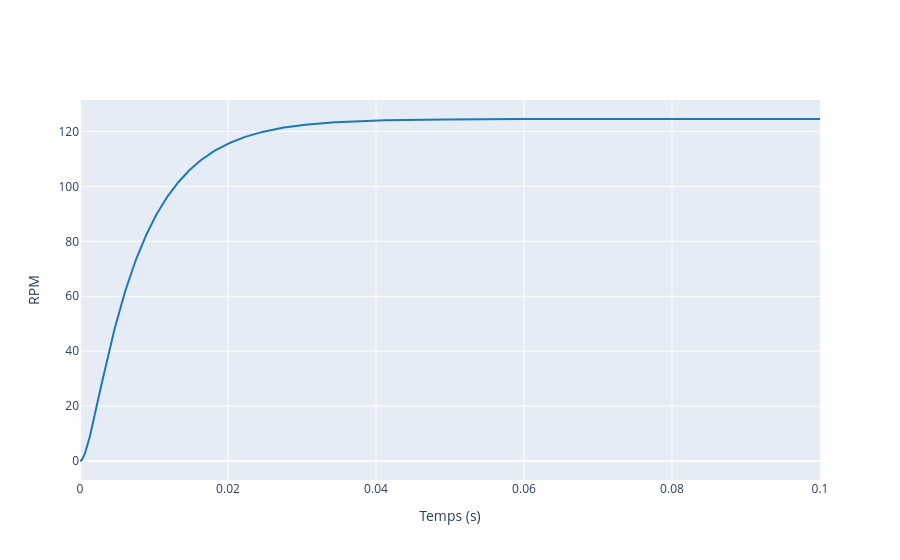

The notebook cell saved with this chart:
### Markdown cell above
### Simulations

### Code cell
### Simulation moteur
Mt_s_rpm = (60/(2*np.pi))*Mt_s
tm = np.linspace(start=0,stop=0.1, num = 1000)
step(Mt_s_rpm, tm, x_title="Temps (s)", y_title ="RPM")

### Figure 1 — Plotly figure (JSON) as saved in the notebook; plotly's stock layout.template omitted (floating-point values rounded to 4 significant figures; data arrays with more than 128 entries replaced by an {"elided": "..."} marker saying what was removed)
{"data": [{"line": {"color": "#1f77b4", "shape": "linear"}, "mode": "lines", "name": "sys1", "type": "scatter", "x": {"elided": "1000 float values"}, "y": {"elided": "1000 float values"}}], "layout": {"xaxis": {"title": {"text": "Temps (s)"}, "type": "linear"}, "yaxis": {"title": {"text": "RPM"}, "type": "linear"}}}
